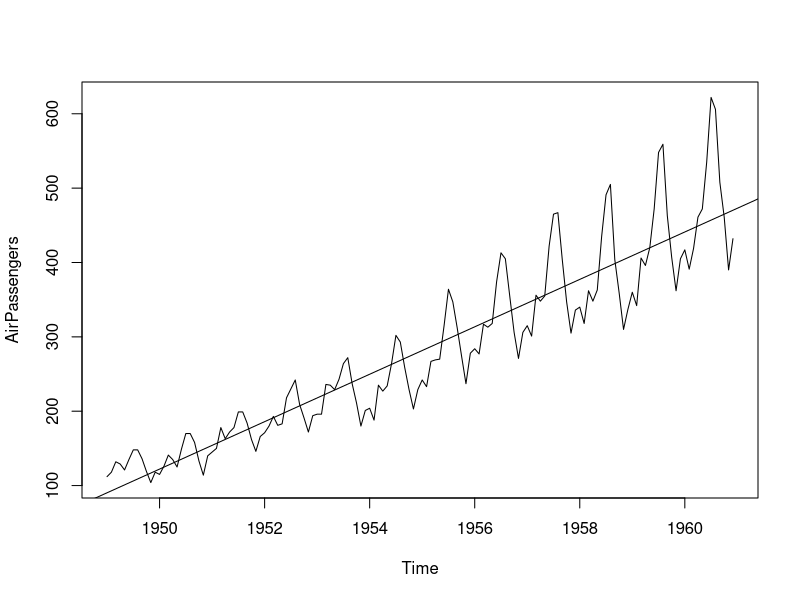
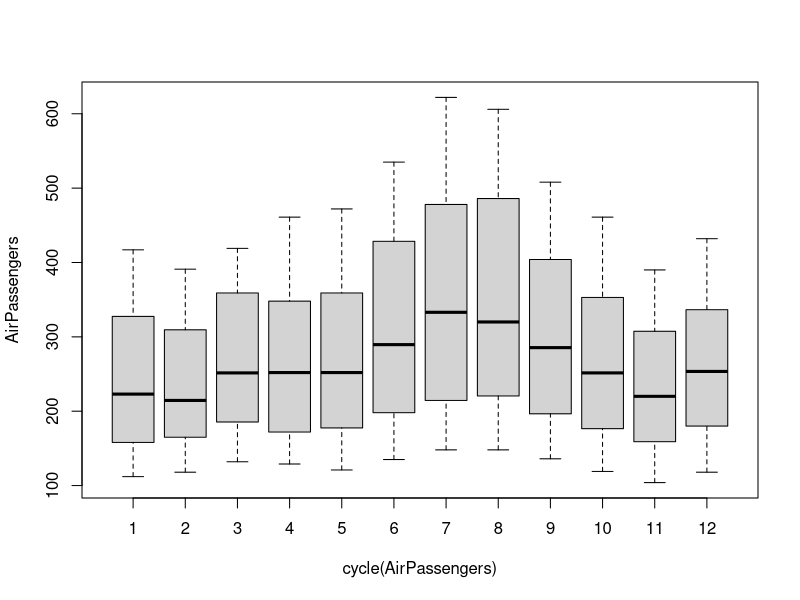
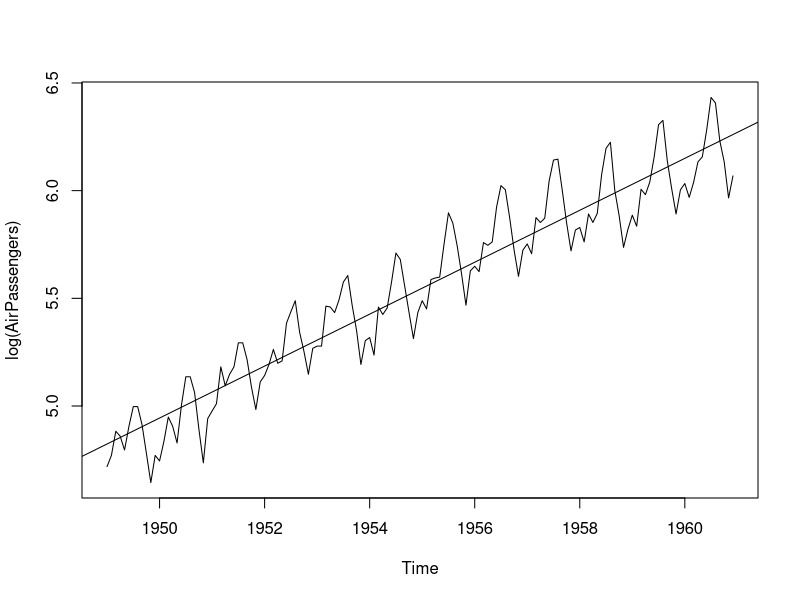
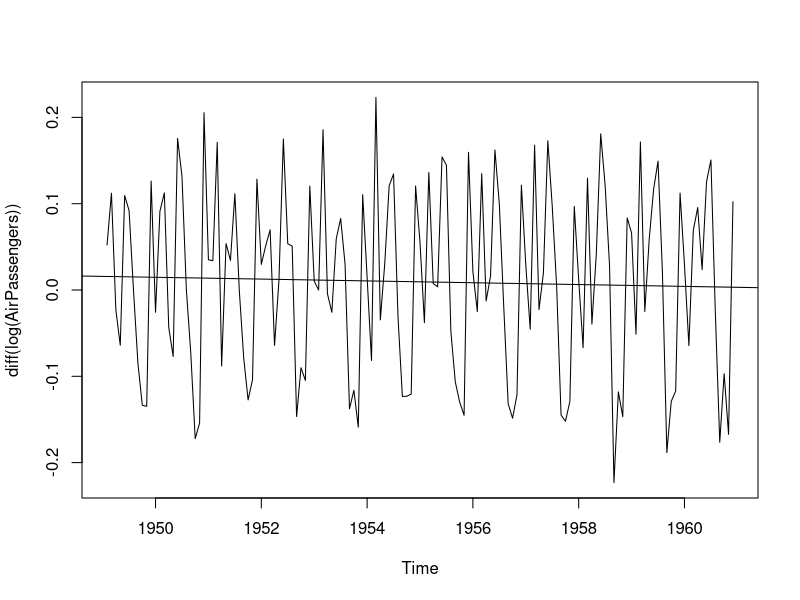
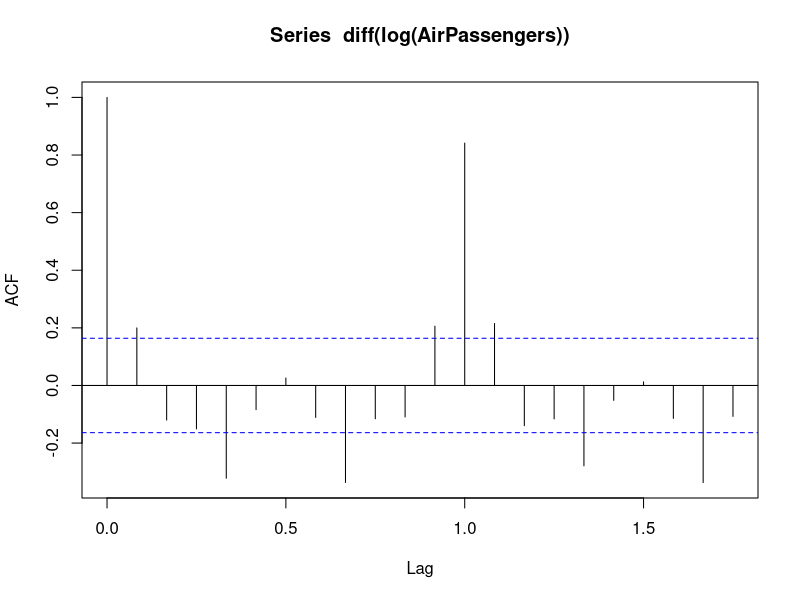
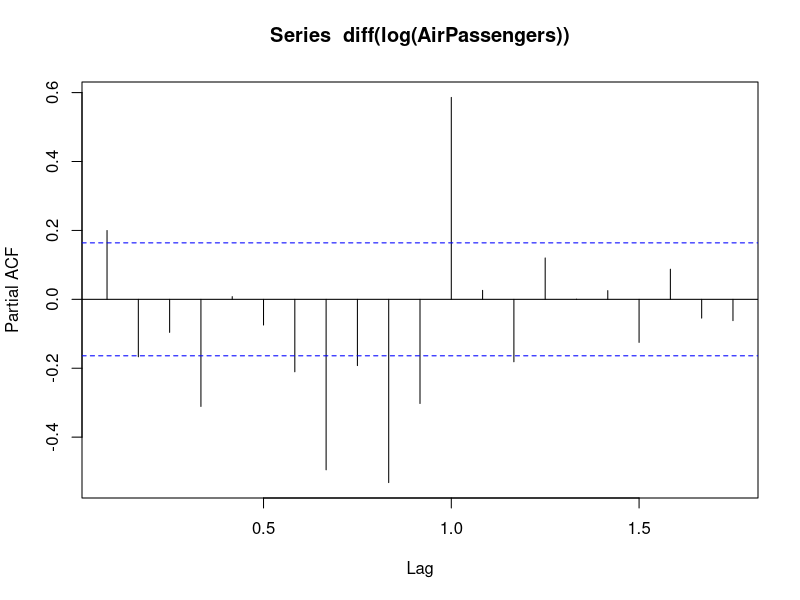
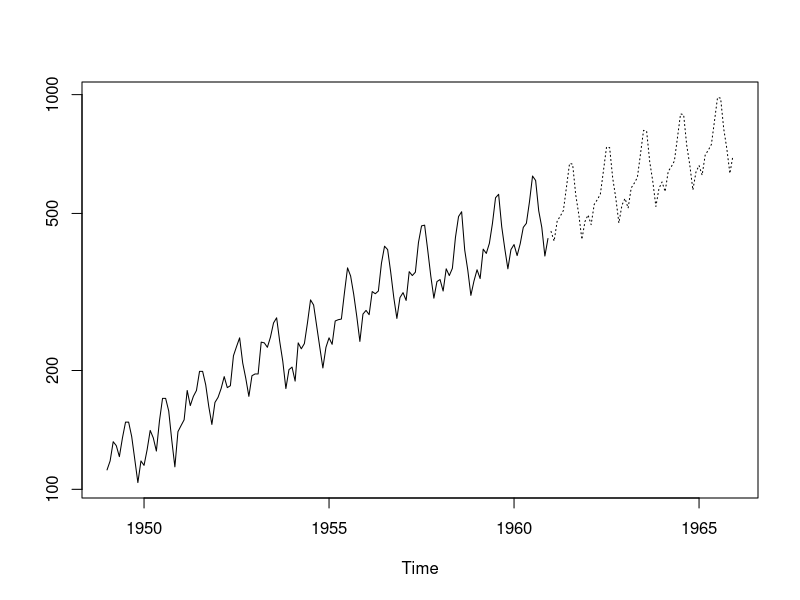

Here is the R script that generated these plots, in order:
## ---- chunk 1
#Loading Dataset
data("AirPassengers")
## ---- chunk 2
#View the dataset
AirPassengers
## ---- chunk 3
#access any data from the dataset
AirPassengers["1955"]
## ---- chunk 4
#type of the dataset
class(AirPassengers)
## ---- chunk 5
#starting of the dataset
start(AirPassengers)

#end of the dataset
end(AirPassengers)
## ---- chunk 6
#structrure of the dataset
str(AirPassengers)
## ---- chunk 7
#Views the data in structured format
View(AirPassengers)
## ---- chunk 8
#displays the Central Tendancy of Values
summary(AirPassengers)
## ---- chunk 9
#Displays the position assigned to each values
cycle(AirPassengers)
## ---- chunk 10
#It shows the frequency for each index, each row has 12 data points
frequency(AirPassengers)
## ---- chunk 11
#shows the first 6 values in the DataSet
head(AirPassengers)
## ---- chunk 12
#plot the graph to see the Trend
#plot the abline to see the Mean Line over the trend
#Abline - Absolute Line
#lm = Linear Model
#Plot time based on the time and passengers count
plot(AirPassengers)
abline(
  reg = lm(AirPassengers~time(AirPassengers))
)
## ---- chunk 13
#plot the box plot to see,  how values are distributed
boxplot(AirPassengers~cycle(AirPassengers))
## ---- chunk 14
#Now the model is not stationary but has a trend - Upward Tren (Values keep on increaing year by year)
#so make the model as stationary
# mean, variance and co variance should be constant to make the values stationary

plot(log(AirPassengers))
abline(
  reg = lm(log(AirPassengers)~time(AirPassengers))
)

#Now the variance and co variance of the model is approximately constant
## ---- chunk 15

#to make the mean value constant -> take differentiation of the log value

plot(diff(log(AirPassengers)))
abline(
  reg = lm(diff(log(AirPassengers))~time(diff(log(AirPassengers))))
)

#now the mean value is constant and the values are stationary
## ---- chunk 16
#so we can start using the time series modeling

#ARIMA - Auto Regressive Integraed Moving Average

# AR I MA
# p  d q

#p = the number of lag observations in the autoregressive part.
#d = the number of differencing operations to make the series stationary.
#q = the number of lagged forecast errors in the moving average part.

#Arima model needs p,d,q values to get model predicted

#so we need to find the p,d,q values

#to find that values we need to use acf (Auto correlation function)

acf(diff(log(AirPassengers)))
# from this graph we identify the q value, here q=1, (last upward line before the first downward line)

## ---- chunk 17
#to find the value of the p, we use pacf function (Partial Auto correlation function)

pacf(diff(log(AirPassengers)))

# from this graph we identify the p value, here p=0, (last upward line before the first downward line)
## ---- chunk 18
#and differentiation value is 1, because we got the data stationary after doing the first differentitaion 
#itself, its the value until we get the data stationary
## ---- chunk 19
#training ARIMA model
#Why ARIMA
#Simple and powerful prediction
#Works well on univariate data
#Stationary
#flexibility
#Predictive power

fit = arima(log(AirPassengers), c(0,1,1), seasonal = list(order=c(0,1,1), period=12))
## ---- chunk 20
#prediction
pred = predict(fit, n.ahead = 5*12)

head(pred)

#Gives the prediction and Standard Error values
#Prediction = The predicted values based on the Model data
# SE = This indicates the error in the predicted data, the error is very smaller -> Good Prediction
#Error is higher ->uncertain in prediction

#Using these, you can calculate prediction intervals for future values, for example:

#Lower bound of the prediction interval = pred - 1.96 * se
#Upper bound of the prediction interval = pred + 1.96 * se

#This allows you to quantify the range of values in which you expect the actual future values to lie with a certain level of confidence (usually 95%).
## ---- chunk 21
#Now the predicted values are in log form
# to change the log into decimal form, we need to do -> e^Pred
# where e=2.718

pred1 = 2.718^pred$pred
## ---- chunk 22
pred1
# we got the prediction values
## ---- chunk 23
#we can plot the prediction values
#log="y" -> take logirithm of the y values
#lty - > line type -> 1=fixed line, 3=dotted line for x axis and y axis

ts.plot(AirPassengers, pred1, log="y", lty=c(1,3))
## ---- chunk 24
head(pred1)
## ---- chunk 25
pred1
## ---- chunk 26
#rounding the values

pred1 = round(pred1, digits = 0)
pred1
